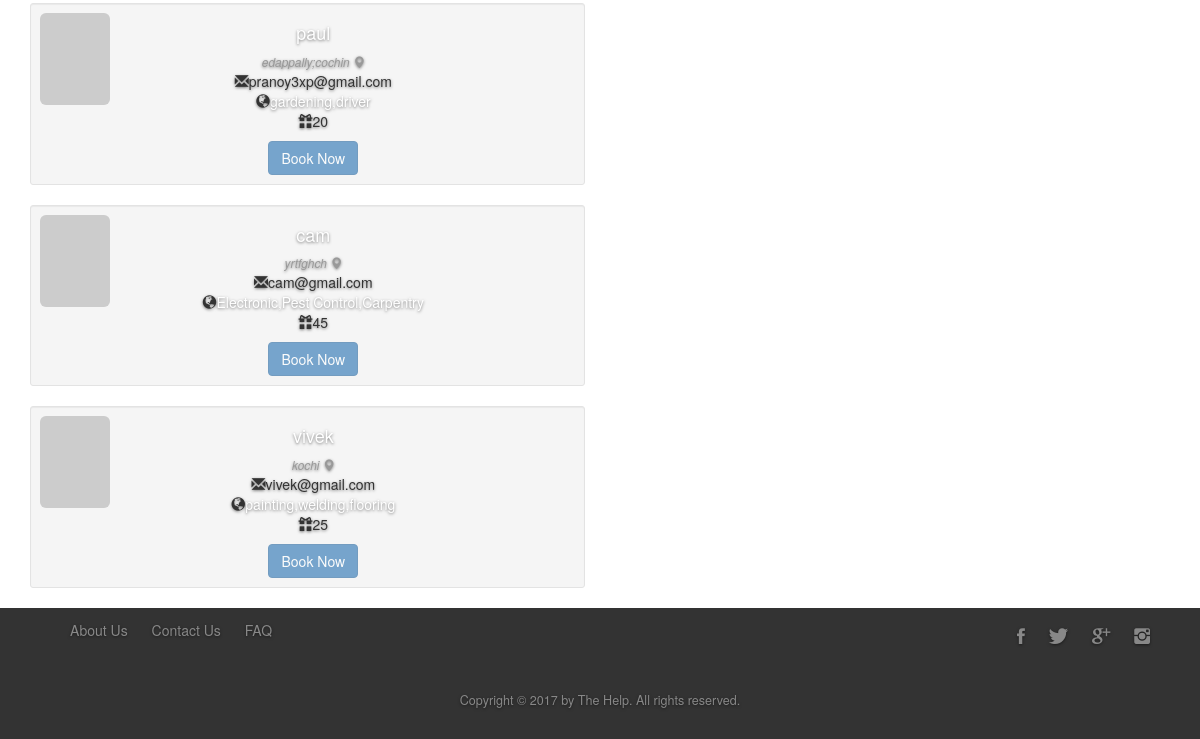
Page /profiles/ (lower part) on the earlier database version.
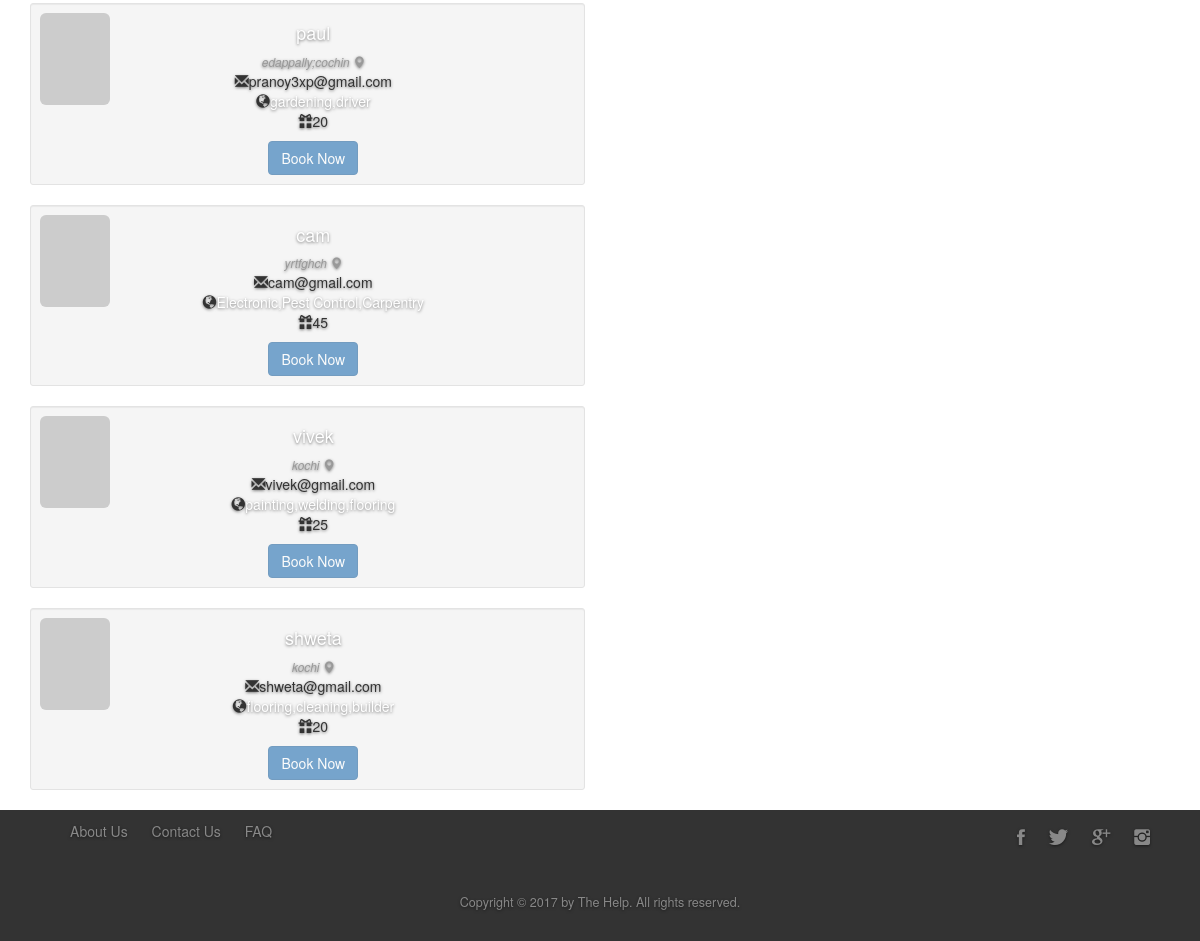
Same page on the later database version.
### profiles/models.py (models this page shows, shortened)
class Worker(models.Model):
			name = models.CharField(max_length=100)
			ph_number = models.IntegerField()
			email = models.CharField(max_length=100)
			address = models.CharField(max_length=250)
			password = models.CharField(max_length=100)
			age = models.IntegerField()
			skills = models.CharField(max_length=500)
			Profile_pic = models.CharField(max_length=1000)
			gender = models.CharField(max_length=15)
			hire = models.CharField(max_length=20)
			state = models.CharField(max_length=20)
			city = models.CharField(max_length=50)
			request = models.CharField(max_length=50)

### profiles/views.py (the view)
# urls.py: url(r'^',views.index, name='index'),
def index(request):
	all_workers = Worker.objects.all()
	template = loader.get_template('profiles/profileList.html')
	context = {
	      'all_workers': all_workers,}
	return HttpResponse(template.render(context, request))

### profiles/templates/profiles/profileList.html (shortened to what this page needs)
<!DOCTYPE html>
<html>
    <head>
        {% load staticfiles %}
        <link type="text/css" rel="stylesheet" href="{% static 'profiles/Vendors/css/grid.css' %}" />
        <link type="text/css" rel="stylesheet" href="{% static 'profiles/Vendors/css/normalize.css' %}" />
        <link type="text/css" rel="stylesheet" href="{% static 'profiles/Vendors/css/bootstrap.min.css' %}" />
        <link type="text/css" rel="stylesheet" href="{% static 'profiles/Resources/css/style.css' %}" />
        <link type="text/css" rel="stylesheet" href="{% static 'profiles/Vendors/css/ionicons.min.css' %}" />
    </head>
    <body>
     {% for worker in all_workers %}
    <div class="container">
    <div class="row">
        <div class="col-xs-12 col-sm-6 col-md-6">
            <div class="well well-sm">
                <div class="row">
                    <div class="col-sm-6 col-md-4">
                        <img src="http://placehold.it/380x500" alt="" class="img-rounded img-responsive" />
                    </div>
                    <div class="col-sm-6 col-md-8">
                        <h4>
                          <a href="{% url 'profiles:detail' worker.id %}">  {{ worker.name }} </a></h4>
                        <small><cite title="San Francisco, USA">{{ worker.address}} <i class="glyphicon glyphicon-map-marker">
                        </i></cite></small>
                        <p>
                            <i class="glyphicon glyphicon-envelope"></i>{{ worker.email }}
                            <br />
                            <i class="glyphicon glyphicon-globe"></i><a>{{ worker.skills }}</a>
                            <br />
                            <i class="glyphicon glyphicon-gift"></i>{{ worker.age }}</p>
                        <div class="btn-group">
                            <button type="button" class="btn btn-primary" disabled>Book Now</button>
                        </div>
                    </div>
                </div>
            </div>
        </div>
    </div>
    </div>
{% endfor %}
    <footer>
        <div class="container">
            <div class="col span-1-of-2">
                <ul class="footer-nav">
                    <li><a href="#">About Us</a> </li>
                    <li><a href="contactus.html">Contact Us</a></li>
                    <li><a href="#">FAQ</a> </li>
                    </ul>
            </div>
            <div class="col span-1-of-2">
                <ul class="social-links">
                    <li><a href="#"><i class="ion-social-facebook"></i></a> </li>
                    <li><a href="#"><i class="ion-social-twitter"></i></a></li>
                    <li><a href="#"><i class="ion-social-googleplus"></i></a></li>
                    <li><a href="#"><i class="ion-social-instagram"></i></a></li>
                </ul>
            </div>
        </div>
        <div class="container">
            <p>
                Copyright &copy; 2017 by The Help. All rights reserved.
            </p>
        </div>
    </footer>
    </body>
</html>

Differences in the rows shown:
added Worker: name "shweta", address "kochi", email "shweta@gmail.com", skills "flooring,cleaning,builder", age "20"
